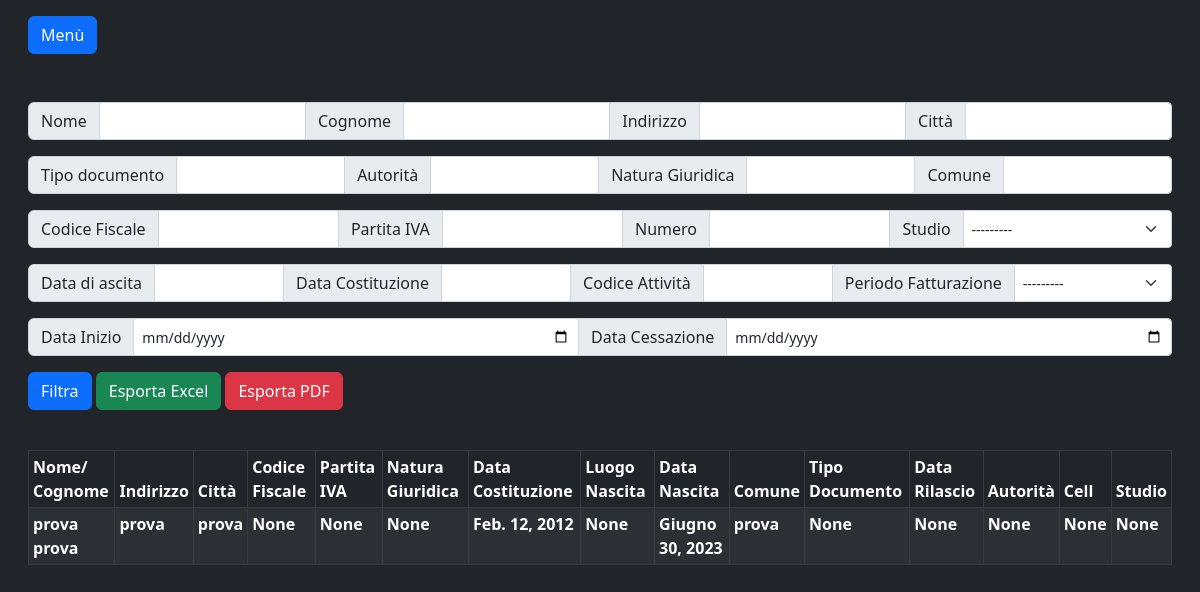
Screenshot of /clienti/ (signed in) with the database file from the repository.
### studio/models.py (models this page shows, shortened)
class Cliente(models.Model):
    nome = models.CharField(max_length=30)
    cognome = models.CharField(max_length=30)
    ragione_sociale = models.CharField(max_length=30)
    indirizzo = models.CharField(max_length=30,null=True,blank=True)
    city = models.CharField(max_length=30,null=True,blank=True)
    codice_fiscale = models.CharField(max_length=16,null=True,blank=True)
    partita_iva = models.CharField(max_length=11,null=True,blank=True)
    natura_giuridica = models.CharField(max_length=30,null=True,blank=True)
    data_costituzione = models.DateField(null=True,blank=True)
    luogo_nascita = models.CharField(max_length=30,null=True,blank=True)
    data_nascita = models.DateField(null=True,blank=True)
    comune = models.CharField(max_length=30,null=True,blank=True)
    tipo_documento = models.CharField(max_length=30,null=True,blank=True)
    data_rilascio = models.DateField(null=True,blank=True)
    autorità = models.CharField(max_length=30,null=True,blank=True)
    numero = models.IntegerField(null=True,blank=True)
    PEC = models.EmailField(null=True,blank=True)
    codice_univoco=models.CharField(max_length=7,null=True,blank=True)
    studio = models.ForeignKey(Studio,related_name="cliente", on_delete=models.CASCADE, null=True, blank=True)
    codice_attività = models.CharField(max_length=30,null=True,blank=True)
    referente_studio = models.ForeignKey(ReferenteStudio,on_delete=models.CASCADE, null=True, blank=True)
    compagnia_assicurazione = models.CharField(max_length=50,null=True,blank=True)
    numero_polizza = models.CharField(max_length=50,null=True,blank=True)
    massimale_copertura = models.PositiveIntegerField(null=True,blank=True)
    data_inizio = models.DateField(null=True,blank=True)
    data_cessazione = models.DateField(null=True,blank=True)
    note_generali = models.TextField(null=True,blank=True)
    bozze_da_fatturare = models.TextField(null=True,blank=True)
    note_referenti = models.TextField(null=True,blank=True)
    importo_contabile = models.PositiveIntegerField(null=True,blank=True)
    rivalsa = models.BooleanField(default=False)
    periodo_fatturazione = models.CharField(choices=periodi,max_length=40,blank=True,null=True)
    firmato = models.BooleanField(default=False)
    fattura = models.CharField(max_length=50, blank=True, null=True, choices=fatture)
    firmato_scaduto = models.BooleanField(default=False)
    mandato_professionale = models.TextField(null=True,blank=True,default=get_mandato_professionale())
    date1 = models.DateField(null=True,blank=True)#mandato_professionale
    scheda_idi = models.TextField(null=True,blank=True,default=get_anti_riciclaggio)
    date2 = models.DateField(null=True,blank=True)#scheda_idi
    scheda_identificazione = models.TextField(null=True,blank=True,default=get_scheda_identificazione)
    date3 = models.DateField(null=True,blank=True)#scheda_identificazione
    informat_cons = models.TextField(null=True,blank=True,default=get_scheda_identificazione)
    date4 = models.DateField(null=True,blank=True)#informat_cons
    dps = models.TextField(null=True,blank=True,default=get_DPS)
    date5 = models.DateField(null=True,blank=True)#dps
    contitolari = models.TextField(null=True,blank=True,default=get_contitolari)
    date6 = models.DateField(null=True,blank=True)#contitolari
    inc = models.TextField(null=True,blank=True,default=get_inc)
    date7 = models.DateField(null=True,blank=True)#inc
    date_added = models.DateTimeField(auto_now_add=True)

### studio/views.py (the view)
# urls.py: path('clienti/', views.lista_clienti, name="lista_clienti"),
@login_required
def lista_clienti(request):
    allert = False
    lista = Cliente.objects.all()
    lista_studio = Studio.objects.all()
    clienti_filter = ClientiFilter(request.GET, queryset=lista.order_by('-date_added'))
    today = datetime.date.today().day
    if today==25 or today == 26:
        allert = True
    today_day = datetime.date.today().day
    today_month = datetime.date.today().month
    context = {'today_month':today_month,'today_day':today_day,'lista':lista,'lista_studio':lista_studio,'filter':clienti_filter,'allert':allert}
    return render(request, 'studio/lista_clienti.html', context)

### studio/templates/studio/lista_clienti.html (shortened to what this page needs)
{% extends 'studio/navbar.html' %}
{% load static %}
{% block content %}
  <form class="mb-4" method="get" >
    <div class="input-group mb-3">
      <span class="input-group-text">Nome</span>
      {{ filter.form.nome }}
      <span class="input-group-text">Cognome</span>
      {{ filter.form.cognome }}
      <span class="input-group-text">Indirizzo</span>
      {{ filter.form.indirizzo }}
      <span class="input-group-text">Città</span>
      {{ filter.form.city }}
    </div>
    <div class="input-group mb-3">
      <span class="input-group-text">Tipo documento</span>
      {{ filter.form.tipo_documento }}
      <span class="input-group-text">Autorità</span>
      {{ filter.form.autorità }}
      <span class="input-group-text">Natura Giuridica</span>
      {{ filter.form.natura_giuridica }}
      <span class="input-group-text">Comune</span>
      {{ filter.form.comune }}
    </div>
    <div class="input-group mb-3">
      <span class="input-group-text">Codice Fiscale</span>
      {{ filter.form.codice_fiscale }}
      <span class="input-group-text">Partita IVA</span>
      {{ filter.form.partita_iva }}
      <span class="input-group-text">Numero</span>
      {{ filter.form.numero}}
      <label class="input-group-text" for="inputGroupSelect01">Studio</label>
      {{filter.form.studio}}
    </div>
    <div class="input-group mb-3">
      <span class="input-group-text">Data di ascita</span>
      {{ filter.form.data_nascita }}
      <span class="input-group-text">Data Costituzione</span>
      {{ filter.form.data_costituzione }}
      <span class="input-group-text">Codice Attività</span>
      {{ filter.form.codice_attività }}
      <span class="input-group-text">Periodo Fatturazione</span>
      {{ filter.form.periodo_fatturazione }}
    </div>
    <div class="input-group mb-3">
    <span class="input-group-text">Data Inizio</span>
      {{ filter.form.data_inizio }}
      <span class="input-group-text">Data Cessazione</span>
      {{ filter.form.data_cessazione }}
    </div>
    <button type="submit" class="btn btn-primary mb-3">Filtra</button>
    <a href="{% url 'export' %}?{{request.GET.urlencode}}" class="btn btn-success mb-3">Esporta Excel</a>
    <a target="_blank" class="btn btn-danger mb-3" href="{% url 'pdf_clienti' %}?{{request.GET.urlencode}}" role="button" aria-disabled="true">Esporta PDF</a>
  </form>
<table class="table table-sm table-bordered table-dark table-striped table-hover">
    <thead>
      <tr>
        <th scope="col">Nome/<br>Cognome</th>
        <th scope="col">Indirizzo</th>
        <th scope="col">Città</th>
        <th scope="col">Codice Fiscale</th>
        <th scope="col">Partita IVA</th>
        <th scope="col">Natura Giuridica</th>
        <th scope="col">Data Costituzione</th>
        <th scope="col">Luogo Nascita</th>
        <th scope="col">Data Nascita</th>
        <th scope="col">Comune</th>
        <th scope="col">Tipo Documento</th>
        <th scope="col">Data Rilascio</th>
        <th scope="col">Autorità</th>
        <th scope="col">Cell</th>
        <th scope="col">Studio</th>
      </tr>
    </thead>
    <tbody>
      {% for cliente in filter.qs%}
      {% if not cliente.firmato_scaduto%}
      <tr style="cursor:pointer;"
      onclick="document.location = '{% url 'modifica_cliente' cliente.pk %}';">
      {%else%}
      <tr style="cursor:pointer;"
      onclick="document.location = '{% url 'modifica_cliente' cliente.pk %}';"
      class="table-danger">
      {%endif%}
        <th>{{cliente.nome}} {{cliente.cognome}}</th>
        <th>{{cliente.indirizzo}}</th>
        <th>{{cliente.city}}</th>
        <th>{{cliente.codice_fiscale}}</th>
        <th>{{cliente.partita_iva}}</th>
        <th>{{cliente.natura_giuridica}}</th>
        <th>{{cliente.data_costituzione}}</th>
        <th>{{cliente.luogo_nascita}}</th>
        <th>{{cliente.data_nascita}}</th>
        <th>{{cliente.comune}}</th>
        <th>{{cliente.tipo_documento}}</th>
        <th>{{cliente.data_rilascio}}</th>
        <th>{{cliente.autorità}}</th>
        <th>{{cliente.numero}}</th>
        <th>{{cliente.studio}}</th>
      </tr>
      {%endfor%}
    </tbody>
  </table>
{% endblock content %}

### studio/templates/studio/navbar.html (shortened to what this page needs)
<!doctype html>
{% load static %}
<html lang="en">
  <head>
    <link href="https://cdn.jsdelivr.net/npm/bootstrap@5.2.2/dist/css/bootstrap.min.css" rel="stylesheet">
    <link rel="stylesheet" href="{% static 'css/style.css' %}">
    <link href="{% static 'css/bootstrap.min.css' %}" rel="stylesheet">
    <link rel="stylesheet" href="https://cdnjs.cloudflare.com/ajax/libs/font-awesome/6.0.0-beta3/css/all.min.css" />
  </head>
  <body class="bg-dark p-3">
    <main class="d-flex flex-nowrap">
    <div class="container-fluid overflow-auto bg-dark text-white mw-100">
      <button class="btn btn-primary mb-5" type="button" data-bs-toggle="offcanvas" data-bs-target="#offcanvasScrolling" aria-controls="offcanvasScrolling">Menù</button>
      {% block content %}
            {% endblock content %}
    </div>
    </main>
</body>
</html>

### studio/static/css/style.css (style rules this page uses)
body { min-height: 100vh; min-height: -webkit-fill-available; }
html { height: -webkit-fill-available; }
main { min-height: 100vh; height: -webkit-fill-available; max-height: 100vh; overflow-x: auto; overflow-y: hidden; }

### rows the page displays
Cliente: nome "prova", cognome "prova", indirizzo "prova", city "prova", codice_fiscale "None", partita_iva "None", natura_giuridica "None", data_costituzione "Feb. 12, 2012", luogo_nascita "None", data_nascita "Giugno 30, 2023", comune "prova", tipo_documento "None", data_rilascio "None", autorità "None", numero "None", studio "None"
